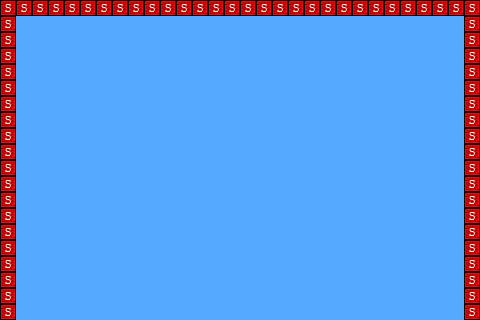

Tiled map render using the project's own tile images. Description and the map definition, with tile-layer contents summarised, below:
An orthogonal 30x20 tile map with 16x16 px tiles, 2 tile layers (background, collision), 2 tilesets and 11 objects (10x brick, paddle).

<map version="1.0" orientation="orthogonal" width="30" height="20" tilewidth="16" tileheight="16" backgroundcolor="#55aaff">
 <tileset firstgid="1" name="tiles" tilewidth="16" tileheight="16">
  <image source="../img/tiles.png" width="80" height="224" />
 </tileset>
 <tileset firstgid="71" name="solid-tile" tilewidth="16" tileheight="16">
  <image source="../img/solid-tile.png" width="16" height="16" />
  <tile id="0">
   <properties>
    <property name="type" value="solid" />
   </properties>
  </tile>
 </tileset>
 <layer name="background" width="30" height="20">
  <data>[600 cells, 68 non-empty, 1 distinct tile ids]</data>
 </layer>
 <objectgroup color="#00ffff" name="entity-paddle" width="30" height="20">
  <object name="paddle" x="208" y="272" width="48" height="16" />
 </objectgroup>
 <objectgroup color="#00ff7f" name="entities-brick" width="30" height="20">
  <object name="brick" x="208" y="64" width="32" height="16" />
  <object name="brick" x="112" y="64" width="32" height="16" />
  <object name="brick" x="304" y="64" width="32" height="16" />
  <object name="brick" x="160" y="80" width="32" height="16" />
  <object name="brick" x="256" y="80" width="32" height="16" />
  <object name="brick" x="208" y="96" width="32" height="16" />
  <object name="brick" x="160" y="128" width="32" height="16" />
  <object name="brick" x="256" y="128" width="32" height="16" />
  <object name="brick" x="304" y="144" width="32" height="16" />
  <object name="brick" x="112" y="144" width="32" height="16" />
 </objectgroup>
 <layer name="collision" width="30" height="20">
  <data>[600 cells, 68 non-empty, 1 distinct tile ids]</data>
 </layer>
</map>
